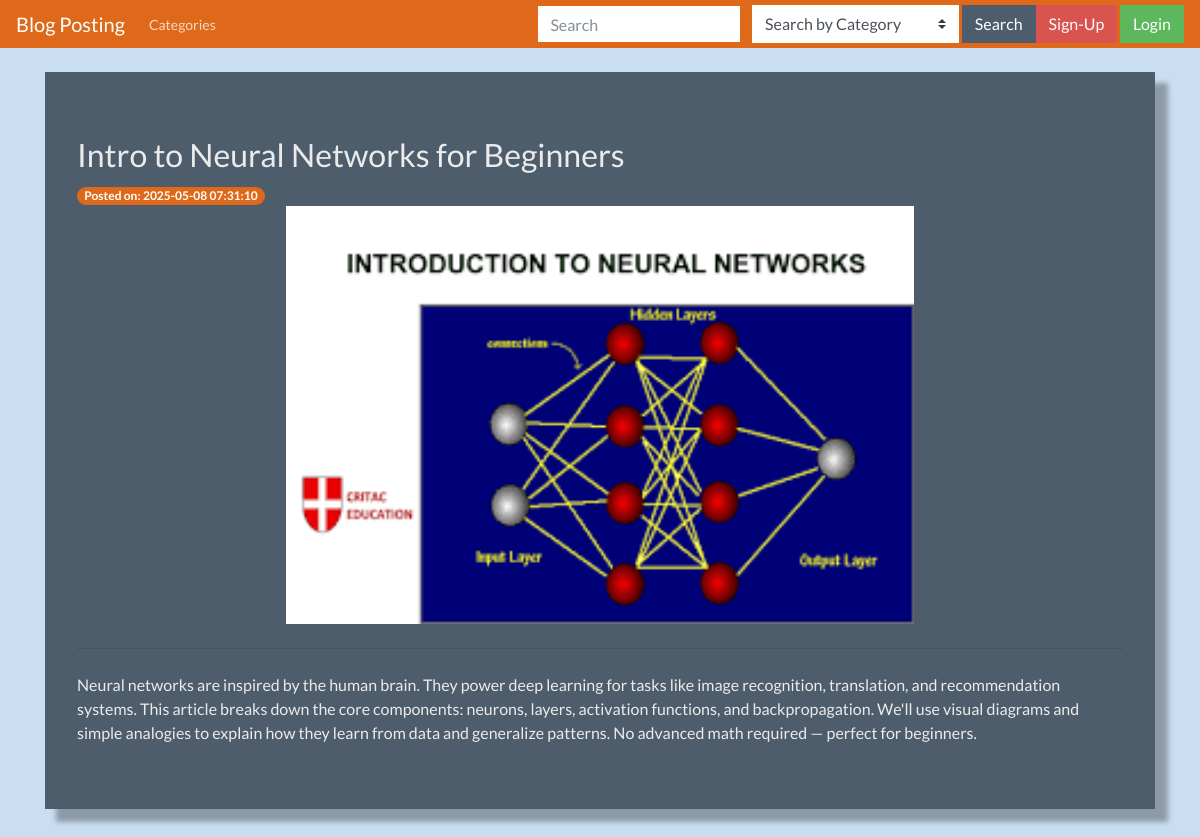
Page /index.php/blogs/intro-to-neural-networks on the committed database.
### tables this page shows
CREATE TABLE `blogs` (
  `id` int(10) NOT NULL AUTO_INCREMENT,
  `category_id` int(10) NOT NULL,
  `title` varchar(255) NOT NULL,
  `slug` varchar(255) DEFAULT NULL,
  `description` longtext NOT NULL,
  `blog_image` varchar(100) DEFAULT NULL,
  `created_on` datetime NOT NULL,
  `created_by` int(10) DEFAULT NULL,
  `modified_on` datetime NOT NULL DEFAULT current_timestamp(),
  `modified_by` int(10) DEFAULT NULL,
  PRIMARY KEY (`id`)
);

### application/controllers/Blogs.php (called while the page is built, shortened)
<?php
class Blogs extends CI_Controller
{
	public function __construct(){
        $this->load->model('blog_model');
    }
	public function view($slug = NULL)
	{
		$data['blog'] = $this->blog_model->get_blogs($slug);
		$data['title'] = $data['blog']['title'];
		$this->load->view('header',array('title'=>$data['title']));
		$this->load->view('blogs/view', $data);
		$this->load->view('footer');
	}
}
?>

### index.php (called while the page is built, shortened)
<?php
require_once BASEPATH.'core/CodeIgniter.php';

### application/models/Blog_model.php (called while the page is built, shortened)
<?php
class Blog_model extends CI_Model{
	function get_blogs($slug = FALSE, $limit = FALSE, $offset = FALSE){
		$query = $this->db->get_where('blogs', array('slug' =>  $slug));
		return $query->row_array();
	}
}
?>

### application/views/blogs/view.php (the view, shortened to what this page needs)
<div class="container top-margin">
	<div class="jumbotron" style="box-shadow: rgba(0, 0, 0, 0.3) 12px 12px 5px 1px;">
		<h2><?php echo $blog['title']; ?></h2>
			<span class="badge badge-pill badge-primary"> Posted on: <?php echo $blog['created_on']; ?></span></strong>
		<br>
		<center>
			<img class="img-fluid" src="<?php echo str_replace('index.php', '', site_url()); ?>/application/assets/images/blogs/<?php echo $blog['blog_image']; ?>" height="50%" width="60%">
		</center>
		<hr class="my-4">
		<div>
			<?php echo $blog['description']; ?>
		</div>
	</div>
</div>
<br>

### application/views/header.php (shortened to what this page needs)
<!DOCTYPE html>
<html>
<head>
	<link rel="stylesheet" type="text/css" href="<?php echo base_url('application/assets/css/style.css'); ?>">
	<link rel="stylesheet" type="text/css" href="<?php echo base_url('application/assets/css/bootstrap.min.css'); ?>">
</head>
<body>
	<nav class="navbar navbar-expand-lg navbar-dark bg-primary fixed-top">
  <a class="navbar-brand" href="<?php echo base_url(); ?>">Blog Posting</a>
  <div class="collapse navbar-collapse" id="navbarColor03">
    <ul class="navbar-nav mr-auto">
      <li class="nav-item">
        <a class="nav-link" href="<?php echo site_url('categories'); ?>">Categories</a>
      </li>
    </ul>
    <div class="form-inline">
    <?php if ($this->uri->segment(1) != 'login'): ?>
      <div class="form-group">
      <?php echo form_open('home/search'); ?>
        <input class="form-control mr-sm-2" name="search" type="text" placeholder="Search" value="<?php echo $this->session->userdata('search_query') ?>">
        <select class="custom-select"  name="category" title="Search by Category">
          <option value="AllCategory">Search by Category</option>
        </select>
        <button class="btn btn-secondary my-2 my-sm-0" type="submit">Search</button>
      <?php echo form_close(); ?>
    </div>
  <?php endif; ?>
      <?php if(!$this->session->userdata('logged_in')): ?>
      <div class="">
        	<a href="<?php echo site_url('signup'); ?>"><button type="button" class="btn btn-danger">Sign-Up</button></a>
        	<a href="<?php echo site_url('login'); ?>"><button type="button" class="btn btn-success">Login</button></a>
        <?php else: ?>
          <a href="<?php echo site_url('logout'); ?>"><button type="button" class="btn btn-success">LogOut</button></a>
      </div>
      <?php endif; ?>
    </div>
  </div>
</nav>

### application/assets/css/style.css (style rules this page uses)
html,body { background-color: #cadef1 !important; background-size: cover; background-repeat: no-repeat; background-attachment: fixed; height: 100%; font-family: 'Numans', sans-serif; }
.top-margin { padding-top: 72px !important; }

### rows in the picture
blogs: title "Intro to Neural Networks for Beginners", created_on "2025-05-08 07:31:10", blog_image (picture), description "Neural networks are inspired by the human brain. They power deep learning for tasks like image recognition, translation, and recommendation systems. This article breaks down the core components: neurons, layers, activation functions, and backpropagation. We'll use visual diagrams and simple analogies to explain how they learn from data and generalize patterns. No advanced math required — perfect for beginners."
